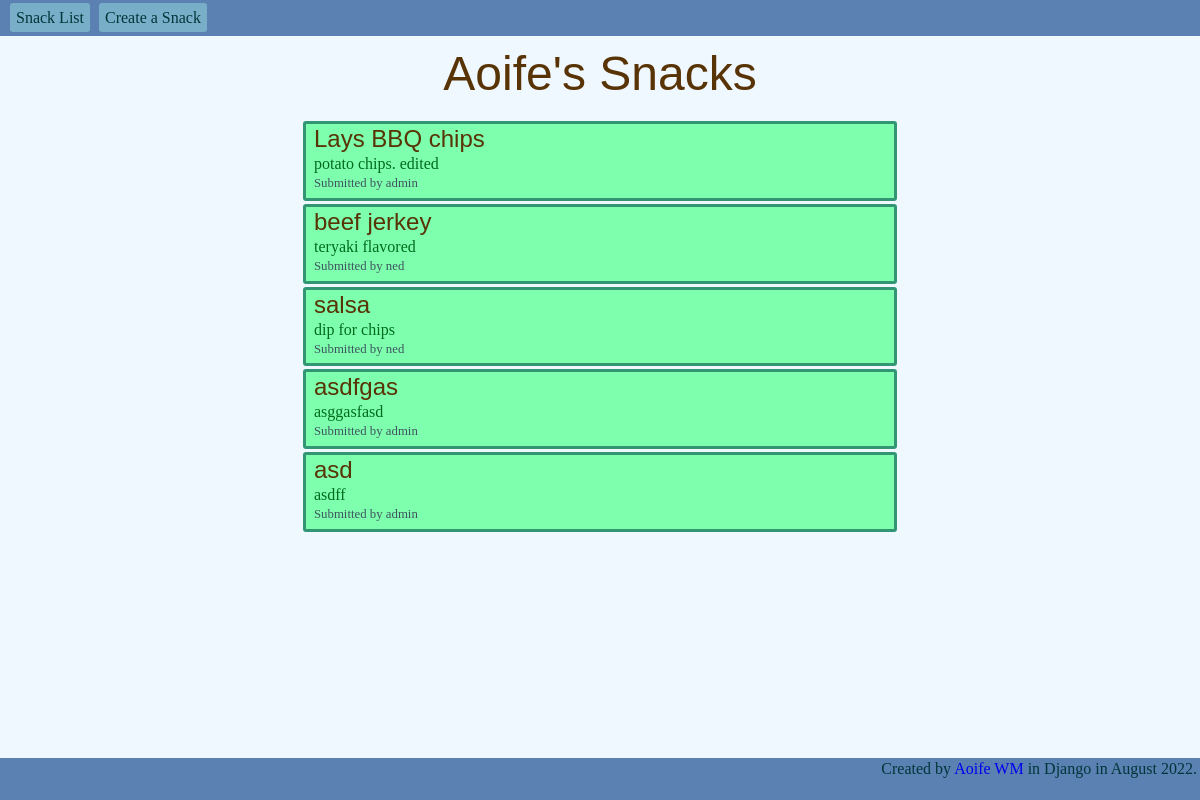
Before: / with the older database file.
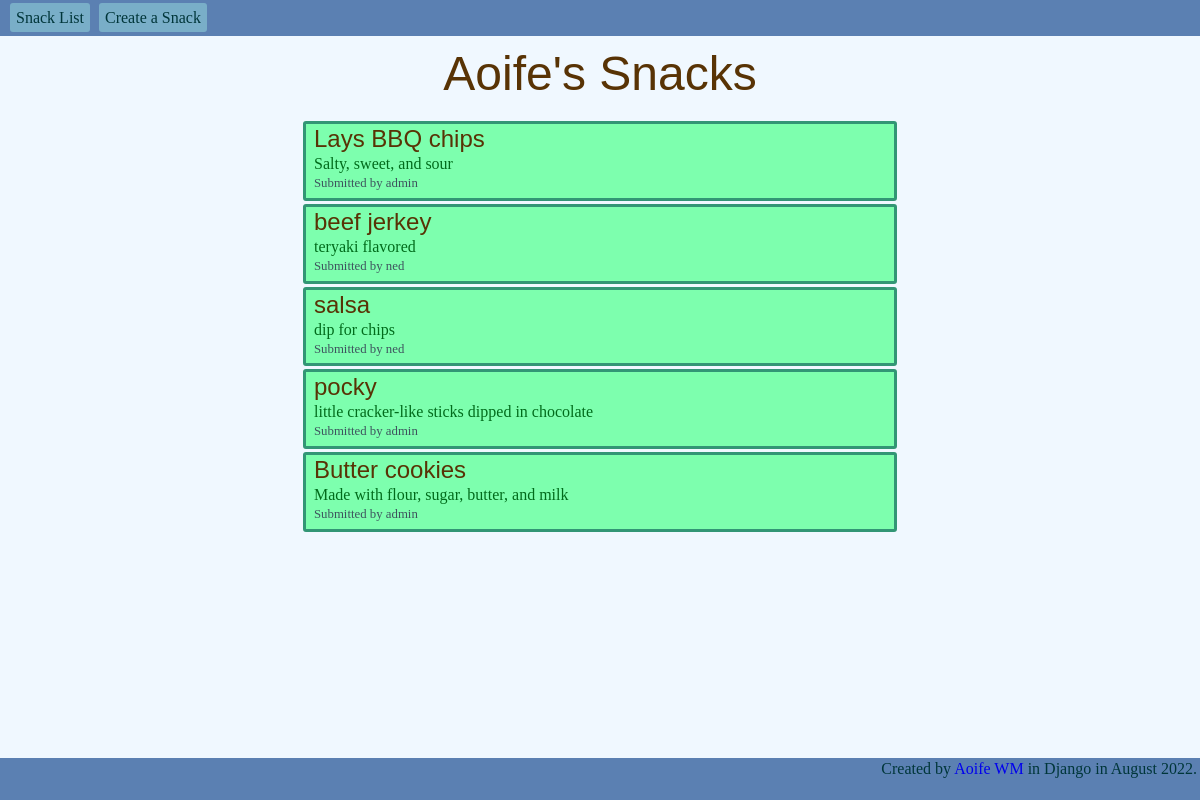
After: the same page with the newer database file.
### snacks/models.py (models this page shows, shortened)
class Snack(models.Model):
    name = models.CharField(max_length=64)
    description = models.TextField(default=" ")
    purchaser = models.ForeignKey(get_user_model(), on_delete=CASCADE)

### snacks/views.py (the view)
# urls.py: path('', SnackListView.as_view(), name='snack_list'),
class SnackListView(ListView):
    template_name = 'snack-list.html'
    model = Snack

### templates/snack-list.html
{% extends 'base.html' %}
{% block body %}
<ul>
  {% for snack in object_list %}
        <li>
            <a id="snack-link" href="{% url 'snack_detail' snack.pk %}">{{ snack.name }}</a>
            <p id="description">
                {{ snack.description }}
            </p>
            <p id="author">
                Submitted by {{ snack.purchaser }}
            </p>
        </li>
  {% endfor %}
</ul>
{%  endblock body %}

### templates/base.html (shortened to what this page needs)
{% load static %}
<!DOCTYPE html>
<html lang="en">
    <head>
        <link rel="stylesheet" href="{% static 'reset.css' %}">
        <link rel="stylesheet" href="{% static 'base.css' %}">
    </head>
    <div class="wrapper">
        <header>
            <nav>
                <a href="{% url 'snack_list' %}">Snack List</a>
                <a href="{% url 'snack_create' %}">Create a Snack</a>
            </nav>
            {% block header %}
                <h1>Aoife's Snacks</h1>
            {% endblock header %}
        </header>
        <body>
            <div id="divbody">
                {% block body %}{% endblock body %}
            </div>
        </body>
        <footer>
            <p>
                Created by <a href="https://github.com/AoifeWM">Aoife WM</a> in Django in August 2022.
            </p>
        </footer>
    </div>
</html>

### static/base.css (style rules this page uses)
html, body { width: 100%; height: 100%; margin: 0; background-color: aliceblue; }
.wrapper { min-height: 100%; display: grid; grid-template-rows: auto 1fr auto; }
ul { width: 50%; margin-left: auto; margin-right: auto; }
ul li { border: solid #329675 3px; border-radius: 3px; padding: 3px; margin: 3px; background-color: #7dffae; }
ul li a { font-family: Arial, Helvetica, sans-serif; font-size: 1.5rem; color: #583305; margin: 5px; }
ul li p { margin: 5px; }
#author { font-size: 0.8rem; color: #3e545e; }
#description { font-size: 1rem; color: #006b1b }
nav { position: fixed; top: 0; width: 100%; background-color: #5b80b2; padding: 10px; }
a { text-decoration: none; }
body p { margin-bottom: 20px; }
nav a { color: #00363a; background: #79aec8; padding: 6px; margin-right: 5px; border-radius: 3px; }
h1 { margin-top: 50px; margin-bottom: 20px; text-align: center; font-size: 3rem; font-family: "Arial Black", Arial, sans-serif; color: #583305; }
footer { text-align: right; padding: 3px; position: sticky; bottom: 0; background-color: #5b80b2; color: #00363a; }

Changed rows visible on the page:
changed Snack "Lays BBQ chips": description "potato chips. edited" → "Salty, sweet, and sour"
changed Snack: name "asdfgas" → "pocky"; description "asggasfasd" → "little cracker-like sticks dipped in chocolate"
changed Snack: name "asd" → "Butter cookies"; description "asdff" → "Made with flour, sugar, butter, and milk"
